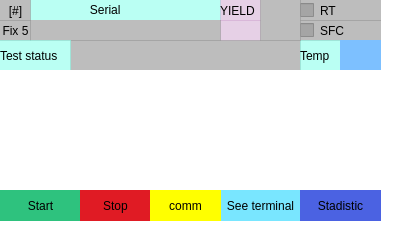
          <widget class="QFrame" name="frame_7">
           <property name="geometry">
            <rect>
             <x>410</x>
             <y>230</y>
             <width>393</width>
             <height>230</height>
            </rect>
           </property>
           <property name="styleSheet">
            <string notr="true">border-radius:0px;
background-color: rgb(255, 255, 255);</string>
           </property>
           <property name="frameShape">
            <enum>QFrame::StyledPanel</enum>
           </property>
           <property name="frameShadow">
            <enum>QFrame::Raised</enum>
           </property>
           <widget class="QLabel" name="label_37">
            <property name="geometry">
             <rect>
              <x>30</x>
              <y>0</y>
              <width>191</width>
              <height>20</height>
             </rect>
            </property>
            <property name="styleSheet">
             <string notr="true">background-color: rgba(137, 255, 235, 150);
color: rgb(0, 0, 0);</string>
            </property>
            <property name="text">
             <string>                  Serial</string>
            </property>
           </widget>
           <widget class="QLabel" name="nt_yiel_8">
            <property name="geometry">
             <rect>
              <x>220</x>
              <y>20</y>
              <width>41</width>
              <height>21</height>
             </rect>
            </property>
            <property name="styleSheet">
             <string notr="true">background-color: rgba(200, 154, 200, 118);</string>
            </property>
            <property name="text">
             <string/>
            </property>
           </widget>
           <widget class="QLabel" name="lb_status_8">
            <property name="geometry">
             <rect>
              <x>220</x>
              <y>0</y>
              <width>41</width>
              <height>21</height>
             </rect>
            </property>
            <property name="styleSheet">
             <string notr="true">background-color: rgba(200, 154, 200, 118);
color: rgb(0, 0, 0);</string>
            </property>
            <property name="text">
             <string>YIELD</string>
            </property>
           </widget>
           <widget class="QPushButton" name="nt_start_8">
            <property name="geometry">
             <rect>
              <x>0</x>
              <y>190</y>
              <width>81</width>
              <height>31</height>
             </rect>
            </property>
            <property name="styleSheet">
             <string notr="true">QPushButton{
	background-color: rgb(46, 194, 126);
}
QPushButton:hover{
	
	background-color: rgb(143, 240, 164);
	color: rgb(0, 0, 0);
}</string>
            </property>
            <property name="text">
             <string>Start</string>
            </property>
           </widget>
           <widget class="QCheckBox" name="chk_nt_status_8">
            <property name="geometry">
             <rect>
              <x>300</x>
              <y>20</y>
              <width>81</width>
              <height>21</height>
             </rect>
            </property>
            <property name="styleSheet">
             <string notr="true">background-color: rgba(151, 151, 151, 163);</string>
            </property>
            <property name="text">
             <string>SFC</string>
            </property>
           </widget>
           <widget class="QLabel" name="nt_sn_auto_8">
            <property name="geometry">
             <rect>
              <x>30</x>
              <y>20</y>
              <width>191</width>
              <height>21</height>
             </rect>
            </property>
            <property name="styleSheet">
             <string notr="true">background-color: rgba(151, 151, 151, 163);</string>
            </property>
            <property name="text">
             <string/>
            </property>
           </widget>
           <widget class="QPushButton" name="nt_fixt_8">
            <property name="geometry">
             <rect>
              <x>0</x>
              <y>20</y>
              <width>31</width>
              <height>21</height>
             </rect>
            </property>
            <property name="styleSheet">
             <string notr="true">QPushButton{
	
	background-color: rgba(151, 151, 151, 163);
}
QPushButton:hover{
	
	
	background-color: rgba(255, 255, 255, 3);
}</string>
            </property>
            <property name="text">
             <string>Fix 5</string>
            </property>
           </widget>
           <widget class="QLabel" name="nt_status_8">
            <property name="geometry">
             <rect>
              <x>70</x>
              <y>40</y>
              <width>231</width>
              <height>31</height>
             </rect>
            </property>
            <property name="styleSheet">
             <string notr="true">background-color: rgba(151, 151, 151, 163);</string>
            </property>
            <property name="text">
             <string/>
            </property>
           </widget>
           <widget class="QPushButton" name="nt_see_8">
            <property name="geometry">
             <rect>
              <x>220</x>
              <y>190</y>
              <width>81</width>
              <height>31</height>
             </rect>
            </property>
            <property name="styleSheet">
             <string notr="true">QPushButton{
	
	background-color: rgb(121, 230, 255);
	color: rgb(0, 0, 0);
}
QPushButton:hover{
	
	background-color: rgb(0, 170, 255);
	color: rgb(255, 255, 255);
}</string>
            </property>
            <property name="text">
             <string>See terminal</string>
            </property>
           </widget>
           <widget class="QPushButton" name="nt_opc_8">
            <property name="geometry">
             <rect>
              <x>0</x>
              <y>0</y>
              <width>31</width>
              <height>21</height>
             </rect>
            </property>
            <property name="styleSheet">
             <string notr="true">QPushButton{
	
	background-color: rgba(151, 151, 151, 163);
}
QPushButton:hover{
	
	
	background-color: rgba(255, 255, 255, 3);
}</string>
            </property>
            <property name="text">
             <string>[#]</string>
            </property>
           </widget>
           <widget class="QPushButton" name="nt_stats_8">
            <property name="geometry">
             <rect>
              <x>300</x>
              <y>190</y>
              <width>81</width>
              <height>31</height>
             </rect>
            </property>
            <property name="styleSheet">
             <string notr="true">QPushButton{
background-color: qlineargradient(spread:pad, x1:0, y1:0, x2:1, y2:1, stop:1 rgba(75, 98, 226, 255));
}
QPushButton:hover{
	background-color: qconicalgradient(cx:0.5, cy:0.5, angle:0, stop:0 rgba(255, 0, 0, 255), stop:0.166 rgba(255, 255, 0, 255), stop:0.333 rgba(0, 255, 0, 255), stop:0.5 rgba(0, 255, 255, 255), stop:0.666 rgba(0, 0, 255, 255), stop:0.833 rgba(255, 0, 255, 255), stop:1 rgba(255, 0, 0, 255));
}</string>
            </property>
            <property name="text">
             <string>Stadistic</string>
            </property>
           </widget>
           <widget class="QLabel" name="label_38">
            <property name="geometry">
             <rect>
              <x>0</x>
              <y>40</y>
              <width>71</width>
              <height>31</height>
             </rect>
            </property>
            <property name="styleSheet">
             <string notr="true">background-color: rgba(137, 255, 235, 150);
color: rgb(0, 0, 0);</string>
            </property>
            <property name="text">
             <string>Test status</string>
            </property>
           </widget>
           <widget class="QPushButton" name="nt_stop_8">
            <property name="geometry">
             <rect>
              <x>80</x>
              <y>190</y>
              <width>71</width>
              <height>31</height>
             </rect>
            </property>
            <property name="styleSheet">
             <string notr="true">QPushButton{
	background-color: rgb(224, 27, 36);
}
QPushButton:hover{
	background-color: rgb(246, 97, 81);
}</string>
            </property>
            <property name="text">
             <string>Stop</string>
            </property>
           </widget>
           <widget class="QLabel" name="label_60">
            <property name="geometry">
             <rect>
              <x>300</x>
              <y>40</y>
              <width>41</width>
              <height>31</height>
             </rect>
            </property>
            <property name="styleSheet">
             <string notr="true">background-color: rgba(137, 255, 235, 150);
color: rgb(0, 0, 0);</string>
            </property>
            <property name="text">
             <string>Temp</string>
            </property>
           </widget>
           <widget class="QLabel" name="temp_5">
            <property name="geometry">
             <rect>
              <x>340</x>
              <y>40</y>
              <width>41</width>
              <height>31</height>
             </rect>
            </property>
            <property name="styleSheet">
             <string notr="true">background-color: rgb(125, 192, 255);
color: rgb(0, 0, 0);</string>
            </property>
            <property name="text">
             <string/>
            </property>
           </widget>
           <widget class="QPushButton" name="term_5">
            <property name="geometry">
             <rect>
              <x>150</x>
              <y>190</y>
              <width>71</width>
              <height>31</height>
             </rect>
            </property>
            <property name="styleSheet">
             <string notr="true">QPushButton{
	
	
	background-color: rgb(255, 255, 0);
	color: rgb(0, 0, 0);
}
QPushButton:hover{
	
	
	background-color: rgb(253, 255, 106);
	color: rgb(255, 255, 255);
}</string>
            </property>
            <property name="text">
             <string>comm</string>
            </property>
           </widget>
           <widget class="QCheckBox" name="rt_5">
            <property name="geometry">
             <rect>
              <x>300</x>
              <y>0</y>
              <width>81</width>
              <height>21</height>
             </rect>
            </property>
            <property name="styleSheet">
             <string notr="true">background-color: rgba(151, 151, 151, 163);</string>
            </property>
            <property name="text">
             <string>RT</string>
            </property>
           </widget>
           <widget class="QLabel" name="led_auto_5">
            <property name="geometry">
             <rect>
              <x>260</x>
              <y>0</y>
              <width>41</width>
              <height>41</height>
             </rect>
            </property>
            <property name="styleSheet">
             <string notr="true">background-color: rgba(151, 151, 151, 163);
color: rgb(0, 0, 0);</string>
            </property>
            <property name="text">
             <string/>
            </property>
           </widget>
           <widget class="QWidget" name="verticalLayoutWidget_5">
            <property name="geometry">
             <rect>
              <x>0</x>
              <y>70</y>
              <width>381</width>
              <height>119</height>
             </rect>
            </property>
            <layout class="QVBoxLayout" name="st_5"/>
           </widget>
          </widget>
